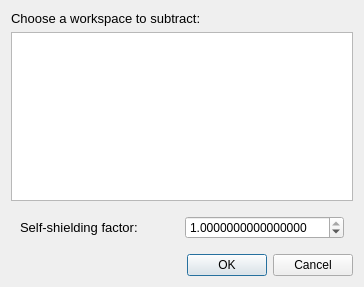
<?xml version="1.0" encoding="UTF-8"?>
<ui version="4.0">
 <class>Dialog</class>
 <widget class="QDialog" name="Dialog">
  <property name="geometry">
   <rect>
    <x>0</x>
    <y>0</y>
    <width>364</width>
    <height>287</height>
   </rect>
  </property>
  <property name="windowTitle">
   <string>Dialog</string>
  </property>
  <layout class="QVBoxLayout" name="verticalLayout">
   <item>
    <widget class="QLabel" name="label_2">
     <property name="font">
      <font>
       <pointsize>10</pointsize>
      </font>
     </property>
     <property name="text">
      <string>Choose a workspace to subtract:</string>
     </property>
    </widget>
   </item>
   <item>
    <widget class="QListWidget" name="listWidget">
     <property name="font">
      <font>
       <pointsize>10</pointsize>
      </font>
     </property>
    </widget>
   </item>
   <item>
    <widget class="QWidget" name="widget" native="true">
     <layout class="QHBoxLayout" name="horizontalLayout">
      <item>
       <widget class="QLabel" name="label">
        <property name="font">
         <font>
          <pointsize>10</pointsize>
         </font>
        </property>
        <property name="text">
         <string>Self-shielding factor:</string>
        </property>
       </widget>
      </item>
      <item>
       <widget class="QDoubleSpinBox" name="ssf">
        <property name="font">
         <font>
          <pointsize>9</pointsize>
         </font>
        </property>
        <property name="maximum">
         <double>1.000000000000000</double>
        </property>
        <property name="singleStep">
         <double>0.010000000000000</double>
        </property>
        <property name="decimals">
         <number>16</number>
        </property>
        <property name="value">
         <double>1.000000000000000</double>
        </property>
       </widget>
      </item>
     </layout>
    </widget>
   </item>
   <item>
    <widget class="QDialogButtonBox" name="buttonBox">
     <property name="orientation">
      <enum>Qt::Horizontal</enum>
     </property>
     <property name="standardButtons">
      <set>QDialogButtonBox::Cancel|QDialogButtonBox::Ok</set>
     </property>
    </widget>
   </item>
  </layout>
 </widget>
 <resources/>
 <connections>
  <connection>
   <sender>buttonBox</sender>
   <signal>accepted()</signal>
   <receiver>Dialog</receiver>
   <slot>accept()</slot>
   <hints>
    <hint type="sourcelabel">
     <x>248</x>
     <y>254</y>
    </hint>
    <hint type="destinationlabel">
     <x>157</x>
     <y>274</y>
    </hint>
   </hints>
  </connection>
  <connection>
   <sender>buttonBox</sender>
   <signal>rejected()</signal>
   <receiver>Dialog</receiver>
   <slot>reject()</slot>
   <hints>
    <hint type="sourcelabel">
     <x>316</x>
     <y>260</y>
    </hint>
    <hint type="destinationlabel">
     <x>286</x>
     <y>274</y>
    </hint>
   </hints>
  </connection>
 </connections>
</ui>
